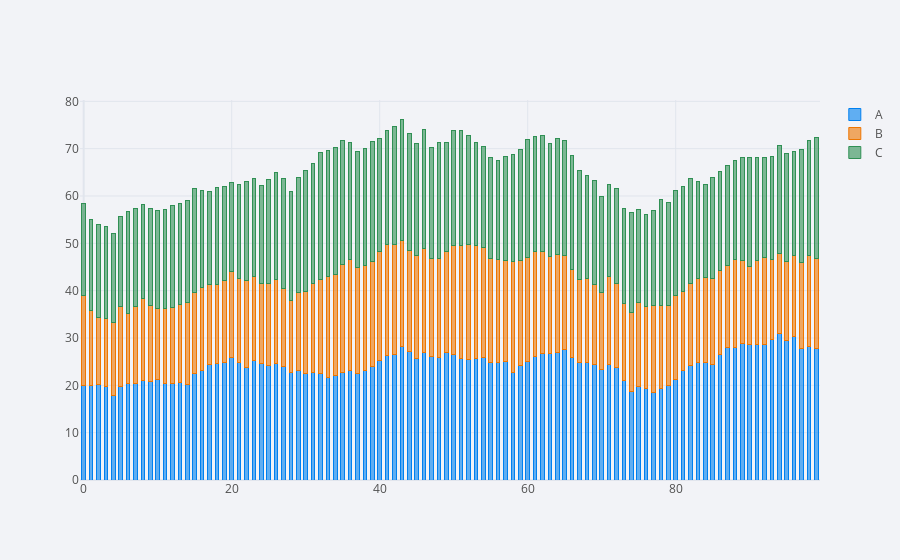

Here is the notebook cell this chart was saved with:
### Code cell
df.iplot(kind = 'bar', barmode='stack', bargap=0.5)
